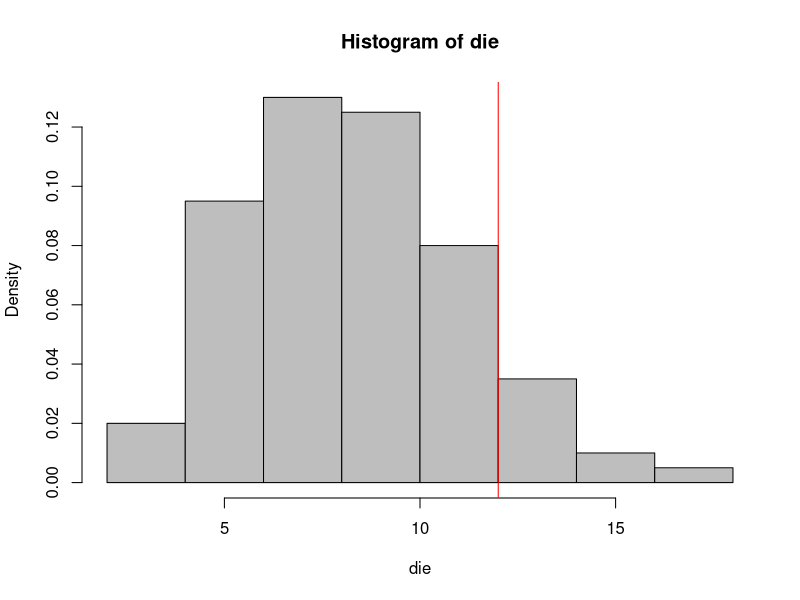

Recreate this plot in R.
##### EXTRA: Simulating a hypothesis test for a qualitative variable ----
## sample() will randomly choose values, 
## sample(1:6,replace=TRUE): rolling a fair die
## sample(1:6,size=50,replace=TRUE): rolling the die 50 times.

sample(x=1:6,size=50,replace=TRUE) # rolling a die 50 times
sum(sample(1:6,50,TRUE)==6) # how many times is it 6?

## use the up arrow in the console to repeat this - the number of 6's varies. 
## repeat this 100 times to see how frequent a value of 12 or greater is. 
## use a loop (see Chapter 1).

die=rep(NA, 100)# vector to store results
for(i in 1:100){die[i]=sum(sample(1:6,50,TRUE)==6)} 
# loop 100 times
table(die)

hist(die, prob=TRUE,col="grey")
abline(v=12,col="red")
  
sum(die>=12)


# much faster than rolling a die 5000 times and recording the results!
